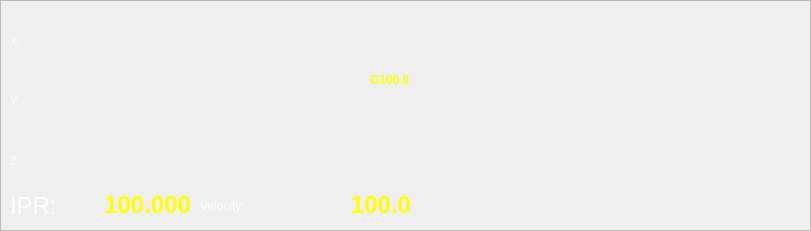
   <widget class="QFrame" name="frame">
    <property name="enabled">
     <bool>true</bool>
    </property>
    <property name="geometry">
     <rect>
      <x>210</x>
      <y>10</y>
      <width>811</width>
      <height>231</height>
     </rect>
    </property>
    <property name="styleSheet">
     <string notr="true">#frame{
border-image: url(/home/chris/emc-dev/configs/sim/qtscreen/backgound_blue.png) 0 0 0 0 stretch stretch;}</string>
    </property>
    <property name="frameShape">
     <enum>QFrame::StyledPanel</enum>
    </property>
    <property name="frameShadow">
     <enum>QFrame::Raised</enum>
    </property>
    <widget class="Lcnc_DROLabel" name="lcnc_drolabel">
     <property name="geometry">
      <rect>
       <x>80</x>
       <y>10</y>
       <width>291</width>
       <height>61</height>
      </rect>
     </property>
     <property name="styleSheet">
      <string notr="true">color: rgb(255, 255, 255);
font: 75 48pt &quot;Noto Sans&quot;;</string>
     </property>
     <property name="frameShape">
      <enum>QFrame::NoFrame</enum>
     </property>
     <property name="textFormat">
      <enum>Qt::AutoText</enum>
     </property>
     <property name="Qreference_type" stdset="0">
      <number>1</number>
     </property>
    </widget>
    <widget class="Lcnc_DROLabel" name="lcnc_drolabel_2">
     <property name="geometry">
      <rect>
       <x>80</x>
       <y>70</y>
       <width>291</width>
       <height>61</height>
      </rect>
     </property>
     <property name="styleSheet">
      <string notr="true">font: 75 48pt &quot;Noto Sans&quot;;
color: rgb(255, 255, 255);</string>
     </property>
     <property name="Qjoint_number" stdset="0">
      <number>1</number>
     </property>
     <property name="Qreference_type" stdset="0">
      <number>1</number>
     </property>
    </widget>
    <widget class="Lcnc_DROLabel" name="lcnc_drolabel_3">
     <property name="geometry">
      <rect>
       <x>80</x>
       <y>130</y>
       <width>291</width>
       <height>61</height>
      </rect>
     </property>
     <property name="styleSheet">
      <string notr="true">font: 75 48pt &quot;Noto Sans&quot;;
color: rgb(255, 255, 255);</string>
     </property>
     <property name="Qjoint_number" stdset="0">
      <number>2</number>
     </property>
     <property name="Qreference_type" stdset="0">
      <number>1</number>
     </property>
    </widget>
    <widget class="QLabel" name="label_18">
     <property name="geometry">
      <rect>
       <x>10</x>
       <y>11</y>
       <width>72</width>
       <height>61</height>
      </rect>
     </property>
     <property name="styleSheet">
      <string notr="true">color: rgb(255, 255, 255);
font: 75 48pt &quot;Noto Sans&quot;;</string>
     </property>
     <property name="text">
      <string>X</string>
     </property>
    </widget>
    <widget class="QLabel" name="label_19">
     <property name="geometry">
      <rect>
       <x>10</x>
       <y>70</y>
       <width>72</width>
       <height>61</height>
      </rect>
     </property>
     <property name="styleSheet">
      <string notr="true">color: rgb(255, 255, 255);
font: 75 48pt &quot;Noto Sans&quot;;</string>
     </property>
     <property name="text">
      <string>Y</string>
     </property>
    </widget>
    <widget class="QLabel" name="label_20">
     <property name="geometry">
      <rect>
       <x>10</x>
       <y>130</y>
       <width>72</width>
       <height>61</height>
      </rect>
     </property>
     <property name="styleSheet">
      <string notr="true">color: rgb(255, 255, 255);
font: 75 48pt &quot;Noto Sans&quot;;</string>
     </property>
     <property name="text">
      <string>Z</string>
     </property>
    </widget>
    <widget class="Lcnc_Gstat_Label" name="lcnc_state_label_7">
     <property name="geometry">
      <rect>
       <x>280</x>
       <y>190</y>
       <width>131</width>
       <height>31</height>
      </rect>
     </property>
     <property name="text">
      <string>&lt;html&gt;&lt;head/&gt;&lt;body&gt;&lt;p&gt;  &lt;span style=&quot; font-weight:600; font-size:18pt; color:#ffff00;&quot;&gt;100.0&lt;/span&gt;&lt;/p&gt;&lt;/body&gt;&lt;/html&gt;</string>
     </property>
     <property name="textFormat">
      <enum>Qt::RichText</enum>
     </property>
     <property name="alignment">
      <set>Qt::AlignRight|Qt::AlignTrailing|Qt::AlignVCenter</set>
     </property>
     <property name="textTemplate" stdset="0">
      <string>&lt;html&gt;&lt;head/&gt;&lt;body&gt;&lt;p&gt;  &lt;span style=&quot; font-weight:600; font-size:18pt; color:#ffff00;&quot;&gt;%3.1f&lt;/span&gt;&lt;/p&gt;&lt;/body&gt;&lt;/html&gt;</string>
     </property>
     <property name="feed_override_status" stdset="0">
      <bool>false</bool>
     </property>
     <property name="spindle_override_status" stdset="0">
      <bool>false</bool>
     </property>
     <property name="current_feedrate_status" stdset="0">
      <bool>true</bool>
     </property>
    </widget>
    <widget class="Lcnc_Gstat_Bool_Label" name="lcnc_gstat_bool_label">
     <property name="geometry">
      <rect>
       <x>370</x>
       <y>40</y>
       <width>41</width>
       <height>22</height>
      </rect>
     </property>
     <property name="text">
      <string/>
     </property>
     <property name="true_textTemplate" stdset="0">
      <string>&lt;html&gt;&lt;head/&gt;&lt;body&gt;&lt;p&gt;&lt;span style=&quot; font-weight:600; color:#ffff00;&quot;&gt;MM&lt;/span&gt;&lt;/p&gt;&lt;/body&gt;&lt;/html&gt;</string>
     </property>
     <property name="false_textTemplate" stdset="0">
      <string/>
     </property>
    </widget>
    <widget class="Lcnc_Graphics5" name="lcnc_Graphics5">
     <property name="geometry">
      <rect>
       <x>420</x>
       <y>0</y>
       <width>400</width>
       <height>231</height>
      </rect>
     </property>
    </widget>
    <widget class="Lcnc_Gstat_Bool_Label" name="lcnc_gstat_bool_label_2">
     <property name="geometry">
      <rect>
       <x>370</x>
       <y>10</y>
       <width>51</width>
       <height>22</height>
      </rect>
     </property>
     <property name="text">
      <string/>
     </property>
     <property name="true_textTemplate" stdset="0">
      <string>&lt;html&gt;&lt;head/&gt;&lt;body&gt;&lt;p&gt;&lt;span style=&quot; font-weight:600; color:#ffff00;&quot;&gt;DIAM&lt;/span&gt;&lt;/p&gt;&lt;/body&gt;&lt;/html&gt;</string>
     </property>
     <property name="false_textTemplate" stdset="0">
      <string/>
     </property>
     <property name="metric_mode_status" stdset="0">
      <bool>false</bool>
     </property>
     <property name="diameter_mode_status" stdset="0">
      <bool>true</bool>
     </property>
    </widget>
    <widget class="Lcnc_Gstat_Label" name="lcnc_state_label_9">
     <property name="geometry">
      <rect>
       <x>100</x>
       <y>190</y>
       <width>91</width>
       <height>31</height>
      </rect>
     </property>
     <property name="text">
      <string>&lt;html&gt;&lt;head/&gt;&lt;body&gt;&lt;p&gt;  &lt;span style=&quot; font-weight:600; font-size:18pt; color:#ffff00;&quot;&gt;100.000&lt;/span&gt;&lt;/p&gt;&lt;/body&gt;&lt;/html&gt;</string>
     </property>
     <property name="textFormat">
      <enum>Qt::RichText</enum>
     </property>
     <property name="alignment">
      <set>Qt::AlignRight|Qt::AlignTrailing|Qt::AlignVCenter</set>
     </property>
     <property name="textTemplate" stdset="0">
      <string>&lt;html&gt;&lt;head/&gt;&lt;body&gt;&lt;p&gt;  &lt;span style=&quot; font-weight:600; font-size:18pt; color:#ffff00;&quot;&gt;%3.3f&lt;/span&gt;&lt;/p&gt;&lt;/body&gt;&lt;/html&gt;</string>
     </property>
     <property name="feed_override_status" stdset="0">
      <bool>false</bool>
     </property>
     <property name="spindle_override_status" stdset="0">
      <bool>false</bool>
     </property>
     <property name="current_feedrate_status" stdset="0">
      <bool>false</bool>
     </property>
     <property name="current_FPU_status" stdset="0">
      <bool>true</bool>
     </property>
    </widget>
    <widget class="Lcnc_Gstat_Label" name="lcnc_state_label_8">
     <property name="geometry">
      <rect>
       <x>370</x>
       <y>70</y>
       <width>51</width>
       <height>21</height>
      </rect>
     </property>
     <property name="midLineWidth">
      <number>0</number>
     </property>
     <property name="text">
      <string>&lt;html&gt;&lt;head/&gt;&lt;body&gt;&lt;p&gt;&lt;span style=&quot; font-weight:600; color:#ffff00;&quot;&gt;G100.0&lt;/span&gt;&lt;/p&gt;&lt;/body&gt;&lt;/html&gt;</string>
     </property>
     <property name="textFormat">
      <enum>Qt::RichText</enum>
     </property>
     <property name="textTemplate" stdset="0">
      <string>&lt;html&gt;&lt;head/&gt;&lt;body&gt;&lt;p&gt;&lt;span style=&quot; font-weight:600; color:#ffff00;&quot;&gt;G%s&lt;/span&gt;&lt;/p&gt;&lt;/body&gt;&lt;/html&gt;</string>
     </property>
     <property name="feed_override_status" stdset="0">
      <bool>false</bool>
     </property>
     <property name="user_system_status" stdset="0">
      <bool>true</bool>
     </property>
    </widget>
    <widget class="QLabel" name="label_22">
     <property name="geometry">
      <rect>
       <x>200</x>
       <y>190</y>
       <width>101</width>
       <height>31</height>
      </rect>
     </property>
     <property name="styleSheet">
      <string notr="true">color: rgb(255, 255, 255);
font: 75 18pt &quot;Noto Sans&quot;;</string>
     </property>
     <property name="text">
      <string>Velocity:</string>
     </property>
     <property name="textFormat">
      <enum>Qt::AutoText</enum>
     </property>
    </widget>
    <widget class="Lcnc_Gstat_Bool_Label" name="lcnc_gstat_bool_label_3">
     <property name="enabled">
      <bool>true</bool>
     </property>
     <property name="geometry">
      <rect>
       <x>10</x>
       <y>191</y>
       <width>81</width>
       <height>31</height>
      </rect>
     </property>
     <property name="text">
      <string>&lt;html&gt;&lt;head/&gt;&lt;body&gt;&lt;p&gt;&lt;span style=&quot; font-size:18pt; color:#fffffd;&quot;&gt;IPR:&lt;/span&gt;&lt;/p&gt;&lt;/body&gt;&lt;/html&gt;</string>
     </property>
     <property name="textFormat">
      <enum>Qt::AutoText</enum>
     </property>
     <property name="true_textTemplate" stdset="0">
      <string>&lt;html&gt;&lt;head/&gt;&lt;body&gt;&lt;p&gt;&lt;span style=&quot; font-size:18pt; color:#fffffd;&quot;&gt;mmPR:&lt;/span&gt;&lt;/p&gt;&lt;/body&gt;&lt;/html&gt;</string>
     </property>
     <property name="false_textTemplate" stdset="0">
      <string>&lt;html&gt;&lt;head/&gt;&lt;body&gt;&lt;p&gt;&lt;span style=&quot; font-size:18pt; color:#fffffd;&quot;&gt;IPR:&lt;/span&gt;&lt;/p&gt;&lt;/body&gt;&lt;/html&gt;</string>
     </property>
    </widget>
   </widget>
